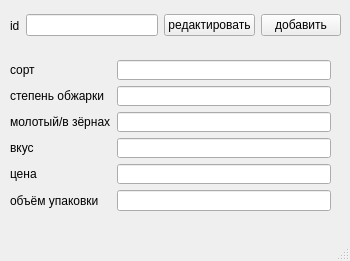
<?xml version="1.0" encoding="UTF-8"?>
<ui version="4.0">
 <class>MainWindow</class>
 <widget class="QMainWindow" name="MainWindow">
  <property name="geometry">
   <rect>
    <x>0</x>
    <y>0</y>
    <width>350</width>
    <height>261</height>
   </rect>
  </property>
  <property name="windowTitle">
   <string>редактирование и добавление</string>
  </property>
  <widget class="QWidget" name="centralwidget">
   <widget class="QWidget" name="horizontalLayoutWidget">
    <property name="geometry">
     <rect>
      <x>10</x>
      <y>10</y>
      <width>331</width>
      <height>31</height>
     </rect>
    </property>
    <layout class="QHBoxLayout" name="horizontalLayout">
     <item>
      <widget class="QLabel" name="label">
       <property name="text">
        <string>id</string>
       </property>
      </widget>
     </item>
     <item>
      <widget class="QLineEdit" name="id_ed"/>
     </item>
     <item>
      <widget class="QPushButton" name="edit_btn">
       <property name="text">
        <string>редактировать</string>
       </property>
      </widget>
     </item>
     <item>
      <widget class="QPushButton" name="add_btn">
       <property name="text">
        <string>добавить</string>
       </property>
      </widget>
     </item>
    </layout>
   </widget>
   <widget class="QWidget" name="formLayoutWidget">
    <property name="geometry">
     <rect>
      <x>10</x>
      <y>60</y>
      <width>321</width>
      <height>151</height>
     </rect>
    </property>
    <layout class="QFormLayout" name="formLayout">
     <item row="0" column="0">
      <widget class="QLabel" name="label_2">
       <property name="text">
        <string>сорт</string>
       </property>
      </widget>
     </item>
     <item row="0" column="1">
      <widget class="QLineEdit" name="sort_ed"/>
     </item>
     <item row="1" column="0">
      <widget class="QLabel" name="label_3">
       <property name="text">
        <string>степень обжарки</string>
       </property>
      </widget>
     </item>
     <item row="1" column="1">
      <widget class="QLineEdit" name="roasting_ed"/>
     </item>
     <item row="2" column="0">
      <widget class="QLabel" name="label_4">
       <property name="text">
        <string>молотый/в зёрнах</string>
       </property>
      </widget>
     </item>
     <item row="2" column="1">
      <widget class="QLineEdit" name="grinding_ed"/>
     </item>
     <item row="3" column="1">
      <widget class="QLineEdit" name="taste_ed"/>
     </item>
     <item row="3" column="0">
      <widget class="QLabel" name="label_5">
       <property name="text">
        <string>вкус</string>
       </property>
      </widget>
     </item>
     <item row="4" column="1">
      <widget class="QLineEdit" name="price_ed"/>
     </item>
     <item row="4" column="0">
      <widget class="QLabel" name="label_6">
       <property name="text">
        <string>цена</string>
       </property>
      </widget>
     </item>
     <item row="5" column="0">
      <widget class="QLabel" name="label_7">
       <property name="text">
        <string>объём упаковки</string>
       </property>
      </widget>
     </item>
     <item row="5" column="1">
      <widget class="QLineEdit" name="volume_ed"/>
     </item>
    </layout>
   </widget>
  </widget>
  <widget class="QMenuBar" name="menubar">
   <property name="geometry">
    <rect>
     <x>0</x>
     <y>0</y>
     <width>350</width>
     <height>22</height>
    </rect>
   </property>
  </widget>
  <widget class="QStatusBar" name="statusbar"/>
 </widget>
 <resources/>
 <connections/>
</ui>
